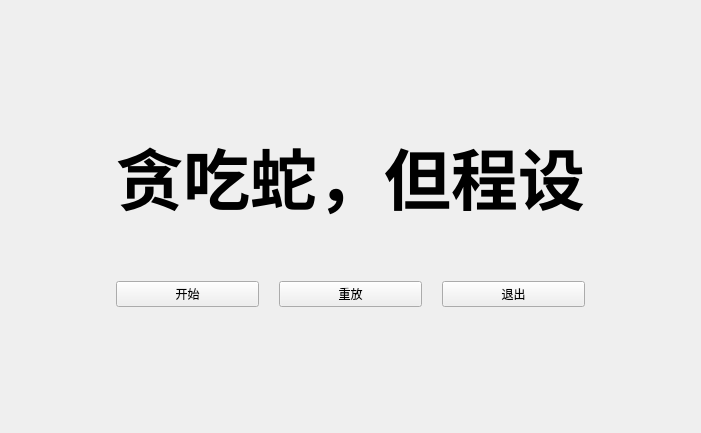
<?xml version="1.0" encoding="UTF-8"?>
<ui version="4.0">
 <class>MainPage</class>
 <widget class="QWidget" name="MainPage">
  <property name="geometry">
   <rect>
    <x>0</x>
    <y>0</y>
    <width>701</width>
    <height>433</height>
   </rect>
  </property>
  <property name="windowTitle">
   <string>Widget</string>
  </property>
  <layout class="QHBoxLayout" name="horizontalLayout">
   <item>
    <spacer name="horizontalSpacer">
     <property name="orientation">
      <enum>Qt::Horizontal</enum>
     </property>
     <property name="sizeHint" stdset="0">
      <size>
       <width>40</width>
       <height>20</height>
      </size>
     </property>
    </spacer>
   </item>
   <item>
    <layout class="QVBoxLayout" name="verticalLayout">
     <property name="sizeConstraint">
      <enum>QLayout::SetDefaultConstraint</enum>
     </property>
     <item>
      <spacer name="verticalSpacer">
       <property name="orientation">
        <enum>Qt::Vertical</enum>
       </property>
       <property name="sizeType">
        <enum>QSizePolicy::Expanding</enum>
       </property>
       <property name="sizeHint" stdset="0">
        <size>
         <width>20</width>
         <height>40</height>
        </size>
       </property>
      </spacer>
     </item>
     <item>
      <widget class="QLabel" name="label">
       <property name="font">
        <font>
         <pointsize>50</pointsize>
         <bold>true</bold>
        </font>
       </property>
       <property name="lineWidth">
        <number>3</number>
       </property>
       <property name="text">
        <string>贪吃蛇，但程设</string>
       </property>
       <property name="alignment">
        <set>Qt::AlignCenter</set>
       </property>
      </widget>
     </item>
     <item>
      <spacer name="verticalSpacer_3">
       <property name="orientation">
        <enum>Qt::Vertical</enum>
       </property>
       <property name="sizeType">
        <enum>QSizePolicy::Preferred</enum>
       </property>
       <property name="sizeHint" stdset="0">
        <size>
         <width>20</width>
         <height>50</height>
        </size>
       </property>
      </spacer>
     </item>
     <item>
      <layout class="QHBoxLayout" name="horizontalLayout_2">
       <property name="spacing">
        <number>20</number>
       </property>
       <item>
        <widget class="QPushButton" name="enterButton">
         <property name="text">
          <string>开始</string>
         </property>
        </widget>
       </item>
       <item>
        <widget class="QPushButton" name="replayButton">
         <property name="text">
          <string>重放</string>
         </property>
        </widget>
       </item>
       <item>
        <widget class="QPushButton" name="exitButton">
         <property name="text">
          <string>退出</string>
         </property>
        </widget>
       </item>
      </layout>
     </item>
     <item>
      <spacer name="verticalSpacer_2">
       <property name="orientation">
        <enum>Qt::Vertical</enum>
       </property>
       <property name="sizeType">
        <enum>QSizePolicy::Expanding</enum>
       </property>
       <property name="sizeHint" stdset="0">
        <size>
         <width>20</width>
         <height>40</height>
        </size>
       </property>
      </spacer>
     </item>
    </layout>
   </item>
   <item>
    <spacer name="horizontalSpacer_2">
     <property name="orientation">
      <enum>Qt::Horizontal</enum>
     </property>
     <property name="sizeHint" stdset="0">
      <size>
       <width>40</width>
       <height>20</height>
      </size>
     </property>
    </spacer>
   </item>
  </layout>
 </widget>
 <resources/>
 <connections/>
</ui>
